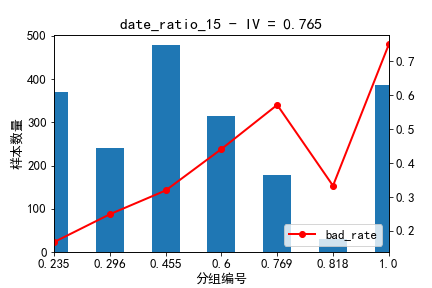
#> input picture iv_image/date_ratio_15 - 0.765.png, 432 x 288 px
$ python -i LogisticScoreCard.py   (imports and definitions only)
#> lines starting #> are read from the running program, lines starting #| are printed output that depends on the picture
# coding=utf-8
#Author: chengsong
#Time: 2019-01-15

import pandas as pd
import numpy as np
from sklearn import linear_model
import matplotlib.pyplot as plt
from sklearn.metrics import roc_curve, auc
import time
# [1 line not run here, left out]
import matplotlib.pyplot as plt
import logging
from sklearn.model_selection import train_test_split
from tqdm import tqdm
# from tqdm import tqdm_notebook as tqdm
from math import log
# 多线程
from multiprocessing.pool import ThreadPool
from multiprocessing.dummy import Pool
import multiprocessing

# CRITICAL > ERROR > WARNING > INFO > DEBUG > NOTSET
# logging.debug('This is debug message')
# logging.info('This is info message')
# logging.warning('This is warning message')
# [3 lines not run here, left out]

# Y变量统一默认为"y"，设置为其他会报错
class logistic_score_card(object):

    def __init__(self,
                 max_deeps=3,
                 min_info_gain_epos=0.001,
                 multiprocessing=0,
                 base_score=600,
                 increase_score = 50,
                 min_iv = 0.02,
                 max_corr = 0.8,
                 C = 0.01,
                 penalty = 'l1'
                 ):  # 一些最终的函数结果值

        self.min_iv = min_iv #选取IV值的标准（选取IV值大于0.1的值）
        self.max_corr = max_corr #选取相关性的标准（选取相关性小于0.8的值）
        self.C = C #筛选变量时的逻辑回归选取的参数
        self.penalty = penalty #筛选变量时的逻辑回归选取的参数

        self.data = []

        self.max_deeps = max_deeps  # 决策树最大深度
        self.min_info_gain_epos = min_info_gain_epos  # 决策树最小信息熵差
        self.multiprocessing=multiprocessing #默认为0：不开启多进程；1为开启多进程

        self.col_type = []  # 不计算IV值，仅为区分变量为离散还是连续（1：连续；2：离散）
        self.col_type_iv = []  # 计算IV值（不离散化）（连续变量离散化后IV值基本不大，为节省时间可参考不离散化的IV值）
        self.col_type_cut_iv = []  # 计算连续变量离散化后的IV值

        self.cut_points_list = []  # 连续变量的切分点，按小于等于，大于切分。（如有空值返回为'null'）
        self.cut_points_result = []  # 连续变量的切分点，按小于等于，大于切分。（如有空值返回为'null'）例如:[col,['null',3,7]]

        self.col_result = [] #最终评分卡选择的变量
        self.logistic_reuslt = {}  # 逻辑回归模型训练结果
        self.base_score = base_score #基础分
        self.increase_score = increase_score #增加分（概率增加一份所增加的分数）
        self.score_card_parameter={} #评分卡参数
        self.score_card = [] #评分卡结果
        self.logistic_auc_ks = {} #模型AUC KS值

    def check_data_y(self,data):
        '''
        检查数据结构，数据预测变量为0,1，并以“y”命名

        :param data:
        :return:
        '''

        if 'y' not in data.columns:
            logging.ERROR('未检测到"y"变量，请将预测变量命名改为"y"')

    # 读取原始数据
    # 划分训练集和测试集
    # [11 lines left out: function get_data_train_test, not called in this run]

    def save_data(self, data):
        self.data = data

    def del_data(self):
        self.data = ''

    # 划分离散和连续变量（连续变量：int64,float64；离散变量：其他）
    # [310 lines left out: functions get_col_discrete_continue, get_info_entropy, get_cut_not_null, get_cut_all_not_null, transform_cut_points_list, get_continue_cut and 11 more, not called in this run]

    # ------------------------------------------------------------------------------------------------------------

    # 运行会得到训练数据
    def fit(self, data):
        logging.info('任务开始。。。')
        self.check_data_y(data)

        self.get_col_discrete_continue(data)  # 划分离散和连续变量
        if self.multiprocessing==0:
            self.get_continue_cut(data)  # 连续变量最优分组
        else:
            self.get_continue_cut_multiprocessing(data)  # 连续变量最优分组（多进程版）

        get_cut_result = self.get_cut_result(data,self.cut_points_result) #按切分点划分数据，得到全部的离散数据

        self.get_col_type_cut_iv(get_cut_result)  # 按切分点切分数据，求所有变量IV值
        data_woe = self.get_transform_woe(get_cut_result)  # 根据切分点讲数据woe化

        self.col_result=self.get_iv_corr_logistic_l1_col(data_woe, min_iv=self.min_iv, max_corr=self.max_corr, C=self.C, penalty=self.penalty)

        self.logistic_reuslt = linear_model.LogisticRegression(C=1,penalty='l2')
        self.logistic_reuslt.fit(data_woe[self.col_result], data_woe['y'])

        data_woe_result = data_woe[self.col_result].copy()
        data_woe_result['y'] = data_woe['y'].copy()

        auc, ks = self.get_auc_ks(data_woe_result)

        self.logistic_auc_ks['train'] = {}
        self.logistic_auc_ks['train']['auc'] = auc
        self.logistic_auc_ks['train']['ks'] = ks

        cut_points_result=[i for i in self.cut_points_result if i[0] in self.col_result]
        self.score_card=self.get_logistic_socre_card(data,self.col_result,cut_points_result)
        logging.info('任务结束')

    # [138 lines left out: functions predict_score_proba, score, plot_roc_ks, plot_iv_graph, not called in this run]

>>> import cv2
>>> picture = cv2.imread('../iv_image/date_ratio_15 - 0.765.png', cv2.IMREAD_GRAYSCALE)
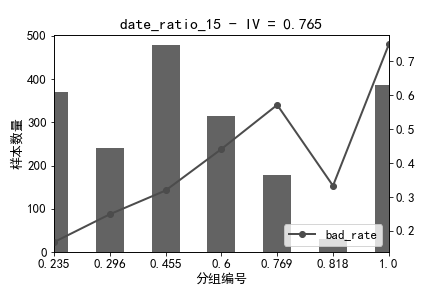
#> picture: shape (288, 432); min 0, max 255, mean 223.5
>>> result = logistic_score_card().fit(picture)
#> (the run stopped early here; a loop or call above may not have finished)

$ run again, on iv_image/date_ratio_7 - 0.765.png
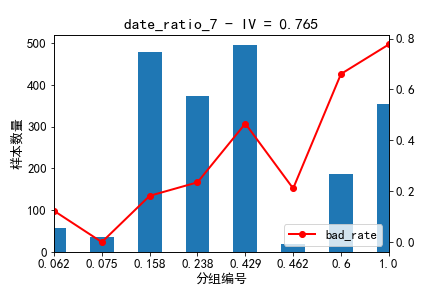
#> input picture iv_image/date_ratio_7 - 0.765.png, 432 x 288 px
#> `picture = cv2.imread('../iv_image/date_ratio_15 - 0.765.png', cv2.IMRE..`:
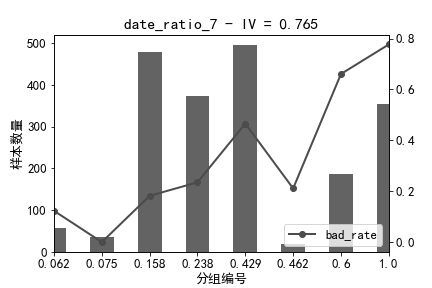
#> picture: shape (288, 432); min 0, max 255, mean 225.7

$ run again, on iv_image/freq_click - 0.765.png
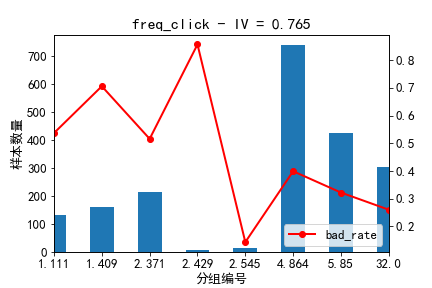
#> input picture iv_image/freq_click - 0.765.png, 432 x 288 px
#> `picture = cv2.imread('../iv_image/date_ratio_15 - 0.765.png', cv2.IMRE..`:
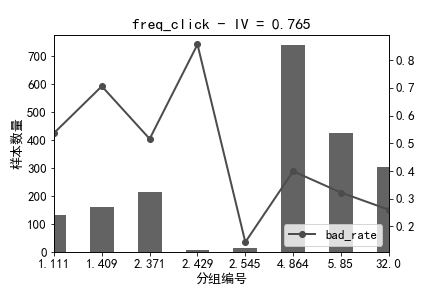
#> picture: shape (288, 432); min 0, max 255, mean 232.7

$ run again, on iv_image/indegree_total_1day - 0.765.png
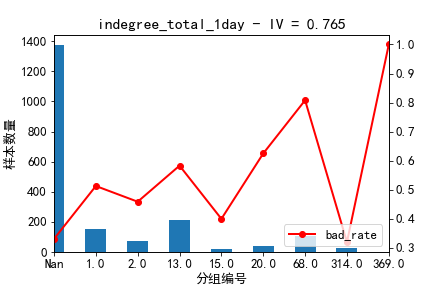
#> input picture iv_image/indegree_total_1day - 0.765.png, 432 x 288 px
#> `picture = cv2.imread('../iv_image/date_ratio_15 - 0.765.png', cv2.IMRE..`:
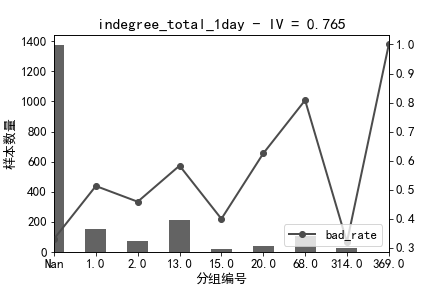
#> picture: shape (288, 432); min 0, max 255, mean 240.9
